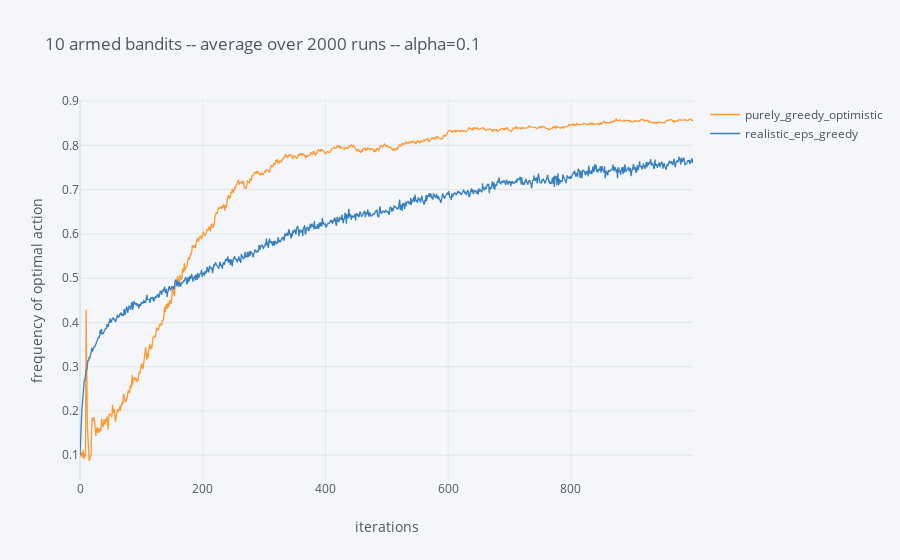

Notebook code for this chart:
### Code cell
df = pd.DataFrame(dtype=float)


array_greedy_optimistic = (matrix_choices4 == array_best_choice4.reshape((-1,1))).sum(axis=0) / N_RUN
array_eps_greedy_alpha = (matrix_choices5 == array_best_choice5.reshape((-1,1))).sum(axis=0) / N_RUN


df = df.assign(purely_greedy_optimistic=array_greedy_optimistic,
               realistic_eps_greedy=array_eps_greedy_alpha)

df.iplot(title="10 armed bandits -- Average over 2000 runs -- alpha=0.1",
         xTitle="iterations",
         yTitle="Frequency of optimal action")

del df

### Figure 1 — Plotly figure (JSON) as saved in the notebook; plotly's stock layout.template omitted (floating-point values rounded to 4 significant figures; data arrays with more than 128 entries replaced by an {"elided": "..."} marker saying what was removed)
{"data": [{"line": {"color": "rgba(255, 153, 51, 1.0)", "dash": "solid", "shape": "linear", "width": 1.3}, "mode": "lines", "name": "purely_greedy_optimistic", "text": "", "type": "scatter", "x": {"elided": "1000 int values"}, "y": {"elided": "1000 float values"}}, {"line": {"color": "rgba(55, 128, 191, 1.0)", "dash": "solid", "shape": "linear", "width": 1.3}, "mode": "lines", "name": "realistic_eps_greedy", "text": "", "type": "scatter", "x": {"elided": "1000 int values"}, "y": {"elided": "1000 float values"}}], "layout": {"legend": {"bgcolor": "#F5F6F9", "font": {"color": "#4D5663"}}, "paper_bgcolor": "#F5F6F9", "plot_bgcolor": "#F5F6F9", "title": {"font": {"color": "#4D5663"}, "text": "10 armed bandits -- average over 2000 runs -- alpha=0.1"}, "xaxis": {"gridcolor": "#E1E5ED", "showgrid": true, "tickfont": {"color": "#4D5663"}, "title": {"font": {"color": "#4D5663"}, "text": "iterations"}, "zerolinecolor": "#E1E5ED"}, "yaxis": {"gridcolor": "#E1E5ED", "showgrid": true, "tickfont": {"color": "#4D5663"}, "title": {"font": {"color": "#4D5663"}, "text": "frequency of optimal action"}, "zerolinecolor": "#E1E5ED"}}}
